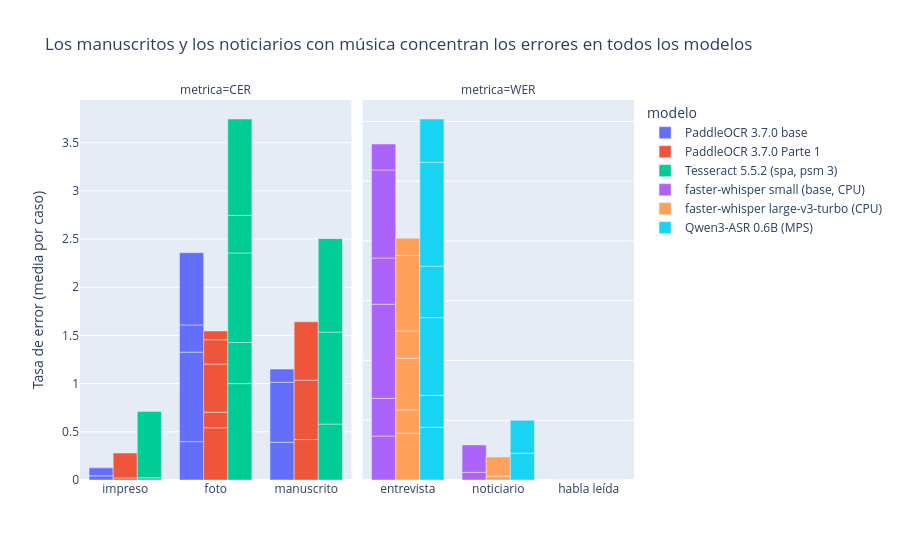

Here is the notebook cell this chart was saved with:
### Code cell
fig = px.bar(pd.concat([rd.assign(metrica="CER", error=rd["cer"], caso=rd["tipo"]),
                        ra.assign(metrica="WER", error=ra["wer"], caso=ra["tipo_audio"])]),
             x="caso", y="error", color="modelo", barmode="group", facet_col="metrica",
             title="Los manuscritos y los noticiarios con música concentran los errores en todos los modelos",
             labels={"error": "Tasa de error (media por caso)", "caso": ""})
fig.update_xaxes(matches=None); fig.update_yaxes(matches=None)
fig.show()

### Figure 1 — Plotly figure (JSON) as saved in the notebook; plotly's stock layout.template omitted (floating-point values rounded to 4 significant figures)
{"data": [{"alignmentgroup": "True", "hovertemplate": "modelo=PaddleOCR 3.7.0 base<br>metrica=CER<br>=%{x}<br>Tasa de error (media por caso)=%{y}<extra></extra>", "legendgroup": "PaddleOCR 3.7.0 base", "marker": {"color": "#636efa", "pattern": {"shape": ""}}, "name": "PaddleOCR 3.7.0 base", "offsetgroup": "PaddleOCR 3.7.0 base", "orientation": "v", "showlegend": true, "textposition": "auto", "type": "bar", "x": ["impreso", "impreso", "foto", "foto", "foto", "foto", "foto", "manuscrito", "manuscrito", "manuscrito"], "xaxis": "x", "y": [0.043, 0.08333, 0.0, 0.3981, 0.9286, 0.2821, 0.75, 0.3915, 0.6226, 0.1364], "yaxis": "y"}, {"alignmentgroup": "True", "hovertemplate": "modelo=PaddleOCR 3.7.0 Parte 1<br>metrica=CER<br>=%{x}<br>Tasa de error (media por caso)=%{y}<extra></extra>", "legendgroup": "PaddleOCR 3.7.0 Parte 1", "marker": {"color": "#EF553B", "pattern": {"shape": ""}}, "name": "PaddleOCR 3.7.0 Parte 1", "offsetgroup": "PaddleOCR 3.7.0 Parte 1", "orientation": "v", "showlegend": true, "textposition": "auto", "type": "bar", "x": ["impreso", "impreso", "foto", "foto", "foto", "foto", "foto", "manuscrito", "manuscrito", "manuscrito"], "xaxis": "x", "y": [0.02182, 0.2576, 0.5417, 0.1618, 0.5, 0.2513, 0.09146, 0.4198, 0.6154, 0.6061], "yaxis": "y"}, {"alignmentgroup": "True", "hovertemplate": "modelo=Tesseract 5.5.2 (spa, psm 3)<br>metrica=CER<br>=%{x}<br>Tasa de error (media por caso)=%{y}<extra></extra>", "legendgroup": "Tesseract 5.5.2 (spa, psm 3)", "marker": {"color": "#00cc96", "pattern": {"shape": ""}}, "name": "Tesseract 5.5.2 (spa, psm 3)", "offsetgroup": "Tesseract 5.5.2 (spa, psm 3)", "orientation": "v", "showlegend": true, "textposition": "auto", "type": "bar", "x": ["impreso", "impreso", "foto", "foto", "foto", "foto", "foto", "manuscrito", "manuscrito", "manuscrito"], "xaxis": "x", "y": [0.02246, 0.6894, 1.0, 0.4272, 0.9286, 0.3897, 1.0, 0.5802, 0.9543, 0.9697], "yaxis": "y"}, {"alignmentgroup": "True", "hovertemplate": "modelo=faster-whisper small (base, CPU)<br>metrica=WER<br>=%{x}<br>Tasa de error (media por caso)=%{y}<extra></extra>", "legendgroup": "faster-whisper small (base, CPU)", "marker": {"color": "#ab63fa", "pattern": {"shape": ""}}, "name": "faster-whisper small (base, CPU)", "offsetgroup": "faster-whisper small (base, CPU)", "orientation": "v", "showlegend": true, "textposition": "auto", "type": "bar", "x": ["entrevista", "entrevista", "entrevista", "entrevista", "entrevista", "entrevista", "noticiario", "noticiario", "habla leída", "habla leída"], "xaxis": "x2", "y": [0.1471, 0.1262, 0.315, 0.1545, 0.2947, 0.08696, 0.02564, 0.09174, 0.0, 0.0], "yaxis": "y2"}, {"alignmentgroup": "True", "hovertemplate": "modelo=faster-whisper large-v3-turbo (CPU)<br>metrica=WER<br>=%{x}<br>Tasa de error (media por caso)=%{y}<extra></extra>", "legendgroup": "faster-whisper large-v3-turbo (CPU)", "marker": {"color": "#FFA15A", "pattern": {"shape": ""}}, "name": "faster-whisper large-v3-turbo (CPU)", "offsetgroup": "faster-whisper large-v3-turbo (CPU)", "orientation": "v", "showlegend": true, "textposition": "auto", "type": "bar", "x": ["entrevista", "entrevista", "entrevista", "entrevista", "entrevista", "entrevista", "noticiario", "noticiario", "habla leída", "habla leída"], "xaxis": "x2", "y": [0.1569, 0.07767, 0.1732, 0.09091, 0.2526, 0.05797, 0.01282, 0.06422, 0.0, 0.0], "yaxis": "y2"}, {"alignmentgroup": "True", "hovertemplate": "modelo=Qwen3-ASR 0.6B (MPS)<br>metrica=WER<br>=%{x}<br>Tasa de error (media por caso)=%{y}<extra></extra>", "legendgroup": "Qwen3-ASR 0.6B (MPS)", "marker": {"color": "#19d3f3", "pattern": {"shape": ""}}, "name": "Qwen3-ASR 0.6B (MPS)", "offsetgroup": "Qwen3-ASR 0.6B (MPS)", "orientation": "v", "showlegend": true, "textposition": "auto", "type": "bar", "x": ["entrevista", "entrevista", "entrevista", "entrevista", "entrevista", "entrevista", "noticiario", "noticiario", "habla leída", "habla leída"], "xaxis": "x2", "y": [0.1765, 0.1068, 0.2598, 0.1727, 0.3474, 0.1449, 0.08974, 0.1101, 0.0, 0.0], "yaxis": "y2"}], "layout": {"annotations": [{"font": {}, "showarrow": false, "text": "metrica=CER", "x": 0.245, "xanchor": "center", "xref": "paper", "y": 1, "yanchor": "bottom", "yref": "paper"}, {"font": {}, "showarrow": false, "text": "metrica=WER", "x": 0.755, "xanchor": "center", "xref": "paper", "y": 1, "yanchor": "bottom", "yref": "paper"}], "barmode": "group", "legend": {"title": {"text": "modelo"}, "tracegroupgap": 0}, "title": {"text": "Los manuscritos y los noticiarios con música concentran los errores en todos los modelos"}, "xaxis": {"anchor": "y", "domain": [0, 0.49], "title": {"text": ""}}, "xaxis2": {"anchor": "y2", "domain": [0.51, 1], "title": {"text": ""}}, "yaxis": {"anchor": "x", "domain": [0, 1], "title": {"text": "Tasa de error (media por caso)"}}, "yaxis2": {"anchor": "x2", "domain": [0, 1], "showticklabels": false}}}
